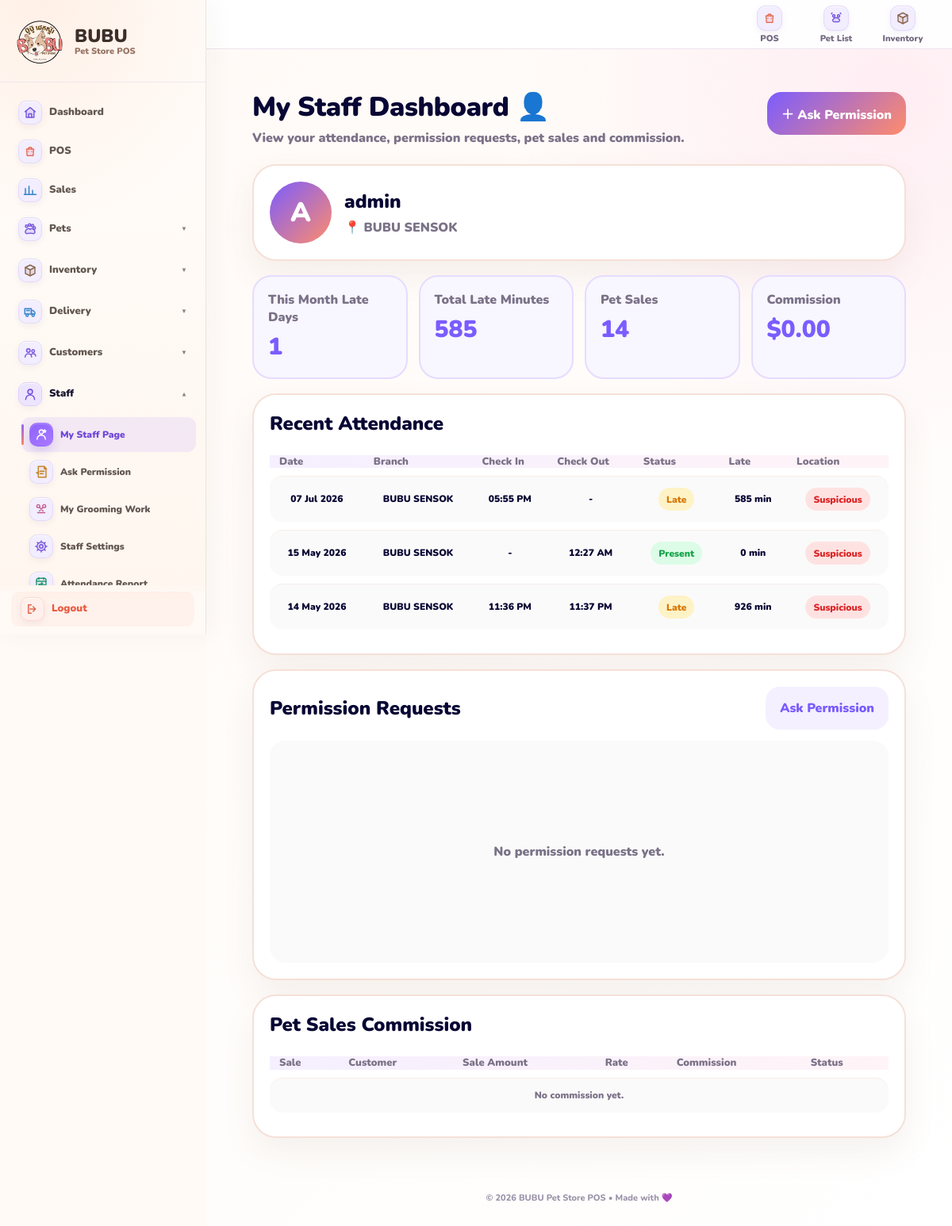
The page /staffs/me/ (signed in) on the database as committed earlier.
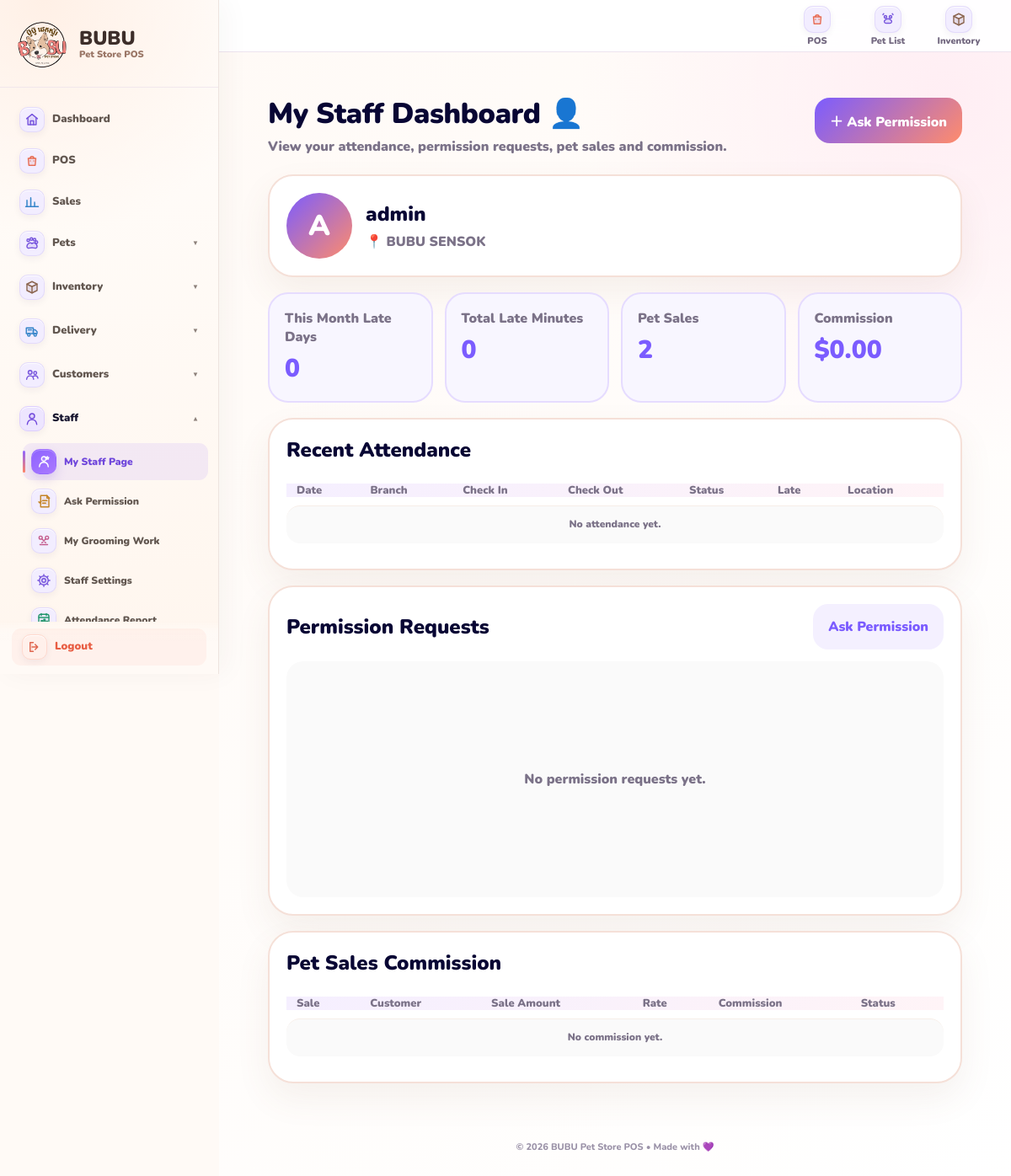
The same page on the database as committed later.
### staffs/models.py (models this page shows, shortened)
class StaffAttendance(models.Model):
    STATUS_CHOICES = [
        ("present", "Present"),
        ("late", "Late"),
        ("absent", "Absent"),
        ("leave", "Leave"),
        ("permission", "Permission"),
        ("half_day", "Half Day"),
    ]
    SCAN_METHOD_CHOICES = [
        ("branch_qr", "Branch QR"),
        ("manual", "Manual"),
    ]
    staff = models.ForeignKey(
        StaffProfile,
        on_delete=models.CASCADE,
        related_name="payroll_attendances",
    )
    branch = models.ForeignKey(
        Branch,
        on_delete=models.SET_NULL,
        null=True,
        blank=True,
        related_name="payroll_attendances",
    )
    shift = models.ForeignKey(
        StaffShift,
        on_delete=models.SET_NULL,
        null=True,
        blank=True,
        related_name="attendances",
    )
    date = models.DateField(default=timezone.localdate)
    check_in_time = models.DateTimeField(null=True, blank=True)
    check_out_time = models.DateTimeField(null=True, blank=True)
    status = models.CharField(max_length=30, choices=STATUS_CHOICES, default="present")
    late_minutes = models.PositiveIntegerField(default=0)
    scan_method = models.CharField(
        max_length=30,
        choices=SCAN_METHOD_CHOICES,
        default="branch_qr",
    )
    latitude = models.DecimalField(max_digits=10, decimal_places=7, null=True, blank=True)
    longitude = models.DecimalField(max_digits=10, decimal_places=7, null=True, blank=True)
    location_accuracy = models.DecimalField(max_digits=10, decimal_places=2, null=True, blank=True)
    distance_from_branch_meters = models.DecimalField(max_digits=10, decimal_places=2, null=True, blank=True)
    device_info = models.TextField(blank=True)
    ip_address = models.CharField(max_length=80, blank=True)
    is_suspicious = models.BooleanField(default=False)
    suspicious_reason = models.TextField(blank=True)
    note = models.TextField(blank=True)
    created_by = models.ForeignKey(
        User,
        on_delete=models.SET_NULL,
        null=True,
        blank=True,
        related_name="created_staff_attendances",
    )
    created_at = models.DateTimeField(auto_now_add=True)
    class Meta:
        unique_together = ("staff", "date")
        ordering = ["-date", "staff__user__username"]

### inventory/models.py (models this page shows, shortened)
class Branch(models.Model):
    name = models.CharField(max_length=100, unique=True)
    is_active = models.BooleanField(default=True)
    payment_qr_image = models.ImageField(
        upload_to="branch_payment_qr/",
        blank=True,
        null=True,
        help_text="Upload the payment QR image used by this branch.",
    )
    payment_qr_label = models.CharField(
        max_length=100,
        blank=True,
        default="Scan to pay",
        help_text="Text shown below the QR on the customer display.",
    )
    payment_qr_updated_at = models.DateTimeField(
        null=True,
        blank=True,
    )
    customer_display_payment_event_id = models.PositiveBigIntegerField(
        default=0,
    )
    customer_display_payment_amount = models.DecimalField(
        max_digits=12,
        decimal_places=2,
        default=0,
    )
    customer_display_payment_at = models.DateTimeField(
        null=True,
        blank=True,
    )
    latitude = models.DecimalField(
        max_digits=10,
        decimal_places=7,
        null=True,
        blank=True,
        help_text="Branch GPS latitude.",
    )
    longitude = models.DecimalField(
        max_digits=10,
        decimal_places=7,
        null=True,
        blank=True,
        help_text="Branch GPS longitude.",
    )
    allowed_radius_meters = models.PositiveIntegerField(
        default=150,
        help_text="Allowed distance from branch for attendance scan.",
    )

### staffs/views.py (the view)
@login_required
def staff_my_dashboard(request):
    staff = _get_staff_profile_from_user(request.user)
    if not staff:
        messages.error(request, "Your staff profile is not set.")
        return redirect("dashboard")
    today = timezone.localdate()
    month_start = today.replace(day=1)
    attendances = (
        StaffAttendance.objects
        .select_related("branch", "shift")
        .filter(staff=staff)
        .order_by("-date")[:30]
    )
    month_attendances = StaffAttendance.objects.filter(
        staff=staff,
        date__gte=month_start,
        date__lte=today,
    )
    late_days = month_attendances.filter(status="late").count()
    late_minutes = (
        month_attendances.aggregate(total=Sum("late_minutes")).get("total")
        or 0
    )
    permissions = (
        StaffPermissionRequest.objects
        .filter(staff=staff)
        .order_by("-created_at")[:10]
    )
    commissions = (
        StaffCommission.objects
        .select_related("pet_sale")
        .filter(staff=staff)
        .order_by("-created_at")[:20]
    )
    total_commission = (
        StaffCommission.objects
        .filter(staff=staff, status__in=["pending", "approved", "paid"])
        .aggregate(total=Sum("commission_amount"))
        .get("total")
        or Decimal("0.00")
    )
    pet_sales_count = PetSale.objects.filter(seller=request.user).count()
    return render(request, "staffs/staff_my_dashboard.html", {
        "staff": staff,
        "attendances": attendances,
        "permissions": permissions,
        "commissions": commissions,
        "late_days": late_days,
        "late_minutes": late_minutes,
        "pet_sales_count": pet_sales_count,
        "total_commission": total_commission,
    })

### staffs/views.py (called while the page is built)
def _get_staff_profile_from_user(user):
    try:
        return user.staff_profile
    except Exception:
        return None

### templates/staffs/staff_my_dashboard.html (shortened to what the changed rows need)
{% extends "base.html" %}
{% load static %}
{% block content %}
<div class="staff-page">
    <div class="page-top">
        <div>
            <h1>My Staff Dashboard 👤</h1>
        </div>
    </div>
    <div class="profile-card">
        <div>
            <h2>{{ request.user.get_full_name|default:request.user.username }}</h2>
        </div>
    </div>
    <div class="summary-grid">
        <div class="summary-card">
            <span>This Month Late Days</span>
            <strong>{{ late_days|default:0 }}</strong>
        </div>
        <div class="summary-card">
            <span>Total Late Minutes</span>
            <strong>{{ late_minutes|default:0 }}</strong>
        </div>
        <div class="summary-card">
            <span>Pet Sales</span>
            <strong>{{ pet_sales_count|default:0 }}</strong>
        </div>
    </div>
    <div class="section-card">
        <div class="section-head">
            <h2>Recent Attendance</h2>
        </div>
        <div class="table-wrap">
            <table>
                <thead>
                    <tr>
                        <th>Date</th>
                        <th>Branch</th>
                        <th>Check In</th>
                        <th>Check Out</th>
                        <th>Status</th>
                        <th>Late</th>
                        <th>Location</th>
                    </tr>
                </thead>
                <tbody>
                    {% for row in attendances %}
                        <tr>
                            <td>{{ row.date|date:"d M Y" }}</td>
                            <td>{{ row.branch.name|default:"-" }}</td>
                            <td>
                                {% if row.check_in_time %}
                                    {{ row.check_in_time|date:"h:i A" }}
                                {% else %}
                                    -
                                {% endif %}
                            </td>
                            <td>
                                {% if row.check_out_time %}
                                    {{ row.check_out_time|date:"h:i A" }}
                                {% else %}
                                    -
                                {% endif %}
                            </td>
                            <td>
                                <span class="badge badge-{{ row.status }}">
                                    {{ row.get_status_display }}
                                </span>
                            </td>
                            <td>{{ row.late_minutes }} min</td>
                            <td>
                                {% if row.is_suspicious %}
                                    <span class="badge badge-bad">Suspicious</span>
                                {% else %}
                                    <span class="badge badge-ok">OK</span>
                                {% endif %}
                            </td>
                        </tr>
                    {% empty %}
                        <tr>
                            <td colspan="7" class="empty-cell">No attendance yet.</td>
                        </tr>
                    {% endfor %}
                </tbody>
            </table>
        </div>
    </div>
    <div class="section-card">
        <div class="section-head">
            <h2>Permission Requests</h2>
        </div>
    </div>
    <div class="section-card">
        <div class="section-head">
            <h2>Pet Sales Commission</h2>
        </div>
        <div class="table-wrap">
            <table>
                <thead>
                    <tr>
                        <th>Sale</th>
                        <th>Customer</th>
                        <th>Sale Amount</th>
                        <th>Rate</th>
                        <th>Commission</th>
                        <th>Status</th>
                    </tr>
                </thead>
            </table>
        </div>
    </div>
</div>
{% endblock %}

Rows that differ between the two databases and show on the page:
removed StaffAttendance: date "07 Jul 2026", branch.name "BUBU SENSOK", check_in_time "05:55 PM", status "Late", late_minutes "585", is_suspicious "Suspicious"
removed StaffAttendance: date "15 May 2026", branch.name "BUBU SENSOK", check_out_time "12:27 AM", status "Present", late_minutes "0", is_suspicious "Suspicious"
removed StaffAttendance: date "14 May 2026", branch.name "BUBU SENSOK", check_in_time "11:36 PM", check_out_time "11:37 PM", status "Late", late_minutes "926", is_suspicious "Suspicious"
Other text that changed with them:
{{ late_days|default:0 }}: "1" → "0"
{{ late_minutes|default:0 }}: "585" → "0"
{{ pet_sales_count|default:0 }}: "14" → "2"
text now shown: "No attendance yet."
